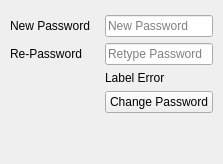
        <widget class="QWidget" name="ChangePasswordPage">
         <layout class="QVBoxLayout" name="verticalLayout_12">
          <property name="leftMargin">
           <number>10</number>
          </property>
          <property name="topMargin">
           <number>15</number>
          </property>
          <property name="rightMargin">
           <number>10</number>
          </property>
          <item>
           <widget class="QFrame" name="frame_7">
            <property name="frameShape">
             <enum>QFrame::NoFrame</enum>
            </property>
            <property name="frameShadow">
             <enum>QFrame::Raised</enum>
            </property>
            <layout class="QFormLayout" name="formLayout_8">
             <property name="horizontalSpacing">
              <number>15</number>
             </property>
             <property name="verticalSpacing">
              <number>6</number>
             </property>
             <property name="leftMargin">
              <number>0</number>
             </property>
             <property name="topMargin">
              <number>0</number>
             </property>
             <property name="rightMargin">
              <number>0</number>
             </property>
             <property name="bottomMargin">
              <number>0</number>
             </property>
             <item row="0" column="0">
              <widget class="QLabel" name="usernameLoginLabel_2">
               <property name="text">
                <string>New Password</string>
               </property>
              </widget>
             </item>
             <item row="0" column="1">
              <widget class="QLineEdit" name="lineEditChangePass">
               <property name="echoMode">
                <enum>QLineEdit::Password</enum>
               </property>
               <property name="placeholderText">
                <string>New Password</string>
               </property>
              </widget>
             </item>
             <item row="1" column="0">
              <widget class="QLabel" name="passwordLabel_2">
               <property name="text">
                <string>Re-Password</string>
               </property>
              </widget>
             </item>
             <item row="1" column="1">
              <widget class="QLineEdit" name="lineEditReChangePass">
               <property name="echoMode">
                <enum>QLineEdit::Password</enum>
               </property>
               <property name="placeholderText">
                <string>Retype Password</string>
               </property>
              </widget>
             </item>
             <item row="2" column="1">
              <widget class="QLabel" name="labelChangePassErrors">
               <property name="sizePolicy">
                <sizepolicy hsizetype="Preferred" vsizetype="Preferred">
                 <horstretch>0</horstretch>
                 <verstretch>0</verstretch>
                </sizepolicy>
               </property>
               <property name="text">
                <string>Label Error</string>
               </property>
               <property name="wordWrap">
                <bool>true</bool>
               </property>
              </widget>
             </item>
             <item row="3" column="1">
              <widget class="QPushButton" name="buttonChangePassword">
               <property name="text">
                <string>Change Password</string>
               </property>
               <property name="iconSize">
                <size>
                 <width>25</width>
                 <height>25</height>
                </size>
               </property>
              </widget>
             </item>
             <item row="2" column="0">
              <widget class="QLabel" name="labelChangePasswordUserID">
               <property name="text">
                <string/>
               </property>
              </widget>
             </item>
            </layout>
           </widget>
          </item>
          <item>
           <spacer name="verticalSpacer_11">
            <property name="orientation">
             <enum>Qt::Vertical</enum>
            </property>
            <property name="sizeHint" stdset="0">
             <size>
              <width>20</width>
              <height>40</height>
             </size>
            </property>
           </spacer>
          </item>
         </layout>
        </widget>
